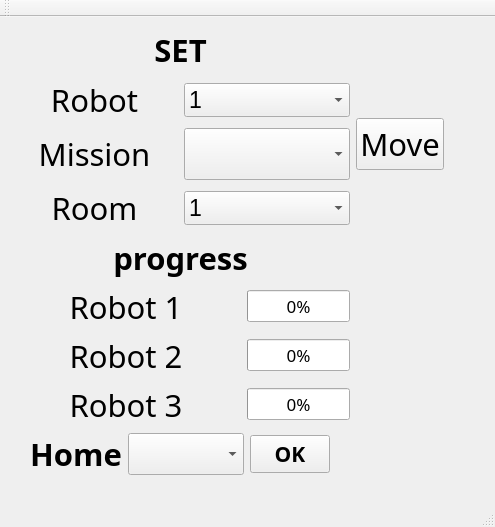
<?xml version="1.0" encoding="UTF-8"?>
<ui version="4.0">
 <class>MainWindow</class>
 <widget class="QMainWindow" name="MainWindow">
  <property name="geometry">
   <rect>
    <x>0</x>
    <y>0</y>
    <width>495</width>
    <height>527</height>
   </rect>
  </property>
  <property name="windowTitle">
   <string>MainWindow</string>
  </property>
  <widget class="QWidget" name="centralWidget">
   <widget class="QWidget" name="horizontalLayoutWidget_8">
    <property name="geometry">
     <rect>
      <x>0</x>
      <y>0</y>
      <width>455</width>
      <height>470</height>
     </rect>
    </property>
    <layout class="QHBoxLayout" name="horizontalLayout_8">
     <item>
      <layout class="QVBoxLayout" name="verticalLayout">
       <item>
        <spacer name="verticalSpacer_3">
         <property name="orientation">
          <enum>Qt::Vertical</enum>
         </property>
         <property name="sizeHint" stdset="0">
          <size>
           <width>20</width>
           <height>40</height>
          </size>
         </property>
        </spacer>
       </item>
       <item>
        <widget class="QLabel" name="label_8">
         <property name="font">
          <font>
           <family>Monotype Corsiva</family>
           <pointsize>23</pointsize>
           <weight>75</weight>
           <bold>true</bold>
           <underline>false</underline>
           <strikeout>false</strikeout>
          </font>
         </property>
         <property name="lineWidth">
          <number>11</number>
         </property>
         <property name="text">
          <string>SET</string>
         </property>
         <property name="alignment">
          <set>Qt::AlignCenter</set>
         </property>
        </widget>
       </item>
       <item>
        <layout class="QHBoxLayout" name="horizontalLayout">
         <item>
          <widget class="QLabel" name="label">
           <property name="font">
            <font>
             <family>Monotype Corsiva</family>
             <pointsize>23</pointsize>
             <weight>50</weight>
             <bold>false</bold>
             <underline>false</underline>
             <strikeout>false</strikeout>
            </font>
           </property>
           <property name="lineWidth">
            <number>11</number>
           </property>
           <property name="text">
            <string>Robot</string>
           </property>
           <property name="alignment">
            <set>Qt::AlignCenter</set>
           </property>
          </widget>
         </item>
         <item>
          <widget class="QComboBox" name="RobotComboBox">
           <property name="font">
            <font>
             <pointsize>17</pointsize>
            </font>
           </property>
           <property name="cursor">
            <cursorShape>PointingHandCursor</cursorShape>
           </property>
           <item>
            <property name="text">
             <string>1</string>
            </property>
           </item>
           <item>
            <property name="text">
             <string>2</string>
            </property>
           </item>
           <item>
            <property name="text">
             <string>3</string>
            </property>
           </item>
          </widget>
         </item>
        </layout>
       </item>
       <item>
        <layout class="QHBoxLayout" name="horizontalLayout_2">
         <item>
          <widget class="QLabel" name="label_2">
           <property name="font">
            <font>
             <family>Monotype Corsiva</family>
             <pointsize>23</pointsize>
             <weight>50</weight>
             <bold>false</bold>
             <underline>false</underline>
             <strikeout>false</strikeout>
            </font>
           </property>
           <property name="lineWidth">
            <number>11</number>
           </property>
           <property name="text">
            <string>Mission</string>
           </property>
           <property name="alignment">
            <set>Qt::AlignCenter</set>
           </property>
          </widget>
         </item>
         <item>
          <widget class="QComboBox" name="MissonComboBox">
           <property name="font">
            <font>
             <family>Monotype Corsiva</family>
             <pointsize>23</pointsize>
            </font>
           </property>
           <property name="cursor">
            <cursorShape>PointingHandCursor</cursorShape>
           </property>
           <item>
            <property name="text">
             <string/>
            </property>
           </item>
           <item>
            <property name="text">
             <string>Food</string>
            </property>
           </item>
           <item>
            <property name="text">
             <string>Medicine</string>
            </property>
           </item>
           <item>
            <property name="text">
             <string>Report</string>
            </property>
           </item>
          </widget>
         </item>
        </layout>
       </item>
       <item>
        <layout class="QHBoxLayout" name="horizontalLayout_3">
         <item>
          <widget class="QLabel" name="label_3">
           <property name="font">
            <font>
             <family>Monotype Corsiva</family>
             <pointsize>23</pointsize>
             <weight>50</weight>
             <bold>false</bold>
             <underline>false</underline>
             <strikeout>false</strikeout>
            </font>
           </property>
           <property name="lineWidth">
            <number>11</number>
           </property>
           <property name="text">
            <string>Room</string>
           </property>
           <property name="alignment">
            <set>Qt::AlignCenter</set>
           </property>
          </widget>
         </item>
         <item>
          <widget class="QComboBox" name="RoomComboBox">
           <property name="font">
            <font>
             <family>MS Shell Dlg 2</family>
             <pointsize>17</pointsize>
             <strikeout>false</strikeout>
             <kerning>false</kerning>
            </font>
           </property>
           <property name="cursor">
            <cursorShape>PointingHandCursor</cursorShape>
           </property>
           <property name="contextMenuPolicy">
            <enum>Qt::CustomContextMenu</enum>
           </property>
           <item>
            <property name="text">
             <string>1</string>
            </property>
           </item>
           <item>
            <property name="text">
             <string>2</string>
            </property>
           </item>
           <item>
            <property name="text">
             <string>3</string>
            </property>
           </item>
           <item>
            <property name="text">
             <string>4</string>
            </property>
           </item>
           <item>
            <property name="text">
             <string>5</string>
            </property>
           </item>
           <item>
            <property name="text">
             <string>6</string>
            </property>
           </item>
           <item>
            <property name="text">
             <string>7</string>
            </property>
           </item>
           <item>
            <property name="text">
             <string>8</string>
            </property>
           </item>
           <item>
            <property name="text">
             <string>9</string>
            </property>
           </item>
          </widget>
         </item>
        </layout>
       </item>
       <item>
        <spacer name="verticalSpacer_2">
         <property name="orientation">
          <enum>Qt::Vertical</enum>
         </property>
         <property name="sizeHint" stdset="0">
          <size>
           <width>20</width>
           <height>40</height>
          </size>
         </property>
        </spacer>
       </item>
       <item>
        <spacer name="verticalSpacer_13">
         <property name="orientation">
          <enum>Qt::Vertical</enum>
         </property>
         <property name="sizeHint" stdset="0">
          <size>
           <width>20</width>
           <height>40</height>
          </size>
         </property>
        </spacer>
       </item>
       <item>
        <spacer name="verticalSpacer">
         <property name="orientation">
          <enum>Qt::Vertical</enum>
         </property>
         <property name="sizeHint" stdset="0">
          <size>
           <width>20</width>
           <height>40</height>
          </size>
         </property>
        </spacer>
       </item>
       <item>
        <layout class="QVBoxLayout" name="verticalLayout_3">
         <item>
          <widget class="QLabel" name="label_4">
           <property name="font">
            <font>
             <family>Monotype Corsiva</family>
             <pointsize>23</pointsize>
             <weight>75</weight>
             <bold>true</bold>
             <underline>false</underline>
             <strikeout>false</strikeout>
            </font>
           </property>
           <property name="lineWidth">
            <number>11</number>
           </property>
           <property name="text">
            <string>progress</string>
           </property>
           <property name="alignment">
            <set>Qt::AlignCenter</set>
           </property>
          </widget>
         </item>
         <item>
          <layout class="QHBoxLayout" name="horizontalLayout_4">
           <item>
            <widget class="QLabel" name="label_5">
             <property name="font">
              <font>
               <family>Monotype Corsiva</family>
               <pointsize>23</pointsize>
               <weight>50</weight>
               <bold>false</bold>
               <underline>false</underline>
               <strikeout>false</strikeout>
              </font>
             </property>
             <property name="lineWidth">
              <number>11</number>
             </property>
             <property name="text">
              <string>Robot 1</string>
             </property>
             <property name="alignment">
              <set>Qt::AlignCenter</set>
             </property>
            </widget>
           </item>
           <item>
            <widget class="QProgressBar" name="R1ProgressBar">
             <property name="sizePolicy">
              <sizepolicy hsizetype="Maximum" vsizetype="Fixed">
               <horstretch>0</horstretch>
               <verstretch>0</verstretch>
              </sizepolicy>
             </property>
             <property name="font">
              <font>
               <family>Monotype Corsiva</family>
               <pointsize>13</pointsize>
               <weight>50</weight>
               <bold>false</bold>
              </font>
             </property>
             <property name="value">
              <number>0</number>
             </property>
            </widget>
           </item>
          </layout>
         </item>
         <item>
          <layout class="QHBoxLayout" name="horizontalLayout_5">
           <item>
            <widget class="QLabel" name="label_6">
             <property name="font">
              <font>
               <family>Monotype Corsiva</family>
               <pointsize>23</pointsize>
               <weight>50</weight>
               <bold>false</bold>
               <underline>false</underline>
               <strikeout>false</strikeout>
              </font>
             </property>
             <property name="lineWidth">
              <number>11</number>
             </property>
             <property name="text">
              <string>Robot 2</string>
             </property>
             <property name="alignment">
              <set>Qt::AlignCenter</set>
             </property>
            </widget>
           </item>
           <item>
            <widget class="QProgressBar" name="R2ProgressBar">
             <property name="sizePolicy">
              <sizepolicy hsizetype="Maximum" vsizetype="Fixed">
               <horstretch>0</horstretch>
               <verstretch>0</verstretch>
              </sizepolicy>
             </property>
             <property name="maximumSize">
              <size>
               <width>16777215</width>
               <height>16777215</height>
              </size>
             </property>
             <property name="font">
              <font>
               <family>Monotype Corsiva</family>
               <pointsize>13</pointsize>
               <weight>50</weight>
               <bold>false</bold>
              </font>
             </property>
             <property name="value">
              <number>0</number>
             </property>
            </widget>
           </item>
          </layout>
         </item>
         <item>
          <layout class="QHBoxLayout" name="horizontalLayout_6">
           <item>
            <widget class="QLabel" name="label_7">
             <property name="font">
              <font>
               <family>Monotype Corsiva</family>
               <pointsize>23</pointsize>
               <weight>50</weight>
               <bold>false</bold>
               <underline>false</underline>
               <strikeout>false</strikeout>
              </font>
             </property>
             <property name="lineWidth">
              <number>11</number>
             </property>
             <property name="text">
              <string>Robot 3</string>
             </property>
             <property name="alignment">
              <set>Qt::AlignCenter</set>
             </property>
            </widget>
           </item>
           <item>
            <widget class="QProgressBar" name="R3ProgressBar">
             <property name="sizePolicy">
              <sizepolicy hsizetype="Maximum" vsizetype="Fixed">
               <horstretch>0</horstretch>
               <verstretch>0</verstretch>
              </sizepolicy>
             </property>
             <property name="font">
              <font>
               <family>Monotype Corsiva</family>
               <pointsize>13</pointsize>
               <weight>50</weight>
               <bold>false</bold>
              </font>
             </property>
             <property name="value">
              <number>0</number>
             </property>
             <property name="format">
              <string>%p%</string>
             </property>
            </widget>
           </item>
          </layout>
         </item>
        </layout>
       </item>
       <item>
        <spacer name="verticalSpacer_12">
         <property name="orientation">
          <enum>Qt::Vertical</enum>
         </property>
         <property name="sizeHint" stdset="0">
          <size>
           <width>20</width>
           <height>40</height>
          </size>
         </property>
        </spacer>
       </item>
       <item>
        <spacer name="verticalSpacer_11">
         <property name="orientation">
          <enum>Qt::Vertical</enum>
         </property>
         <property name="sizeHint" stdset="0">
          <size>
           <width>20</width>
           <height>40</height>
          </size>
         </property>
        </spacer>
       </item>
       <item>
        <layout class="QHBoxLayout" name="horizontalLayout_7">
         <item>
          <spacer name="horizontalSpacer">
           <property name="orientation">
            <enum>Qt::Horizontal</enum>
           </property>
           <property name="sizeHint" stdset="0">
            <size>
             <width>40</width>
             <height>20</height>
            </size>
           </property>
          </spacer>
         </item>
         <item>
          <widget class="QLabel" name="label_9">
           <property name="font">
            <font>
             <family>Monotype Corsiva</family>
             <pointsize>23</pointsize>
             <weight>75</weight>
             <bold>true</bold>
             <underline>false</underline>
             <strikeout>false</strikeout>
            </font>
           </property>
           <property name="lineWidth">
            <number>11</number>
           </property>
           <property name="text">
            <string>Home</string>
           </property>
           <property name="alignment">
            <set>Qt::AlignCenter</set>
           </property>
          </widget>
         </item>
         <item>
          <widget class="QComboBox" name="HomeComboBox">
           <property name="font">
            <font>
             <family>Monotype Corsiva</family>
             <pointsize>18</pointsize>
             <strikeout>false</strikeout>
             <kerning>false</kerning>
            </font>
           </property>
           <property name="cursor">
            <cursorShape>PointingHandCursor</cursorShape>
           </property>
           <property name="contextMenuPolicy">
            <enum>Qt::CustomContextMenu</enum>
           </property>
           <item>
            <property name="text">
             <string/>
            </property>
           </item>
           <item>
            <property name="text">
             <string>All</string>
            </property>
           </item>
           <item>
            <property name="text">
             <string>Robot 1</string>
            </property>
           </item>
           <item>
            <property name="text">
             <string>Robot 2</string>
            </property>
           </item>
           <item>
            <property name="text">
             <string>Robot 3</string>
            </property>
           </item>
          </widget>
         </item>
         <item>
          <widget class="QPushButton" name="HomePushButton">
           <property name="font">
            <font>
             <family>Monotype Corsiva</family>
             <pointsize>16</pointsize>
             <weight>75</weight>
             <bold>true</bold>
            </font>
           </property>
           <property name="cursor">
            <cursorShape>PointingHandCursor</cursorShape>
           </property>
           <property name="text">
            <string>OK</string>
           </property>
          </widget>
         </item>
         <item>
          <spacer name="horizontalSpacer_2">
           <property name="orientation">
            <enum>Qt::Horizontal</enum>
           </property>
           <property name="sizeHint" stdset="0">
            <size>
             <width>40</width>
             <height>20</height>
            </size>
           </property>
          </spacer>
         </item>
        </layout>
       </item>
       <item>
        <spacer name="verticalSpacer_5">
         <property name="orientation">
          <enum>Qt::Vertical</enum>
         </property>
         <property name="sizeHint" stdset="0">
          <size>
           <width>20</width>
           <height>40</height>
          </size>
         </property>
        </spacer>
       </item>
       <item>
        <spacer name="verticalSpacer_6">
         <property name="orientation">
          <enum>Qt::Vertical</enum>
         </property>
         <property name="sizeHint" stdset="0">
          <size>
           <width>20</width>
           <height>40</height>
          </size>
         </property>
        </spacer>
       </item>
       <item>
        <spacer name="verticalSpacer_4">
         <property name="orientation">
          <enum>Qt::Vertical</enum>
         </property>
         <property name="sizeHint" stdset="0">
          <size>
           <width>20</width>
           <height>40</height>
          </size>
         </property>
        </spacer>
       </item>
      </layout>
     </item>
     <item>
      <layout class="QVBoxLayout" name="verticalLayout_4">
       <item>
        <spacer name="verticalSpacer_8">
         <property name="orientation">
          <enum>Qt::Vertical</enum>
         </property>
         <property name="sizeHint" stdset="0">
          <size>
           <width>20</width>
           <height>40</height>
          </size>
         </property>
        </spacer>
       </item>
       <item>
        <spacer name="verticalSpacer_15">
         <property name="orientation">
          <enum>Qt::Vertical</enum>
         </property>
         <property name="sizeHint" stdset="0">
          <size>
           <width>20</width>
           <height>40</height>
          </size>
         </property>
        </spacer>
       </item>
       <item>
        <spacer name="verticalSpacer_24">
         <property name="orientation">
          <enum>Qt::Vertical</enum>
         </property>
         <property name="sizeHint" stdset="0">
          <size>
           <width>20</width>
           <height>40</height>
          </size>
         </property>
        </spacer>
       </item>
       <item>
        <spacer name="verticalSpacer_28">
         <property name="orientation">
          <enum>Qt::Vertical</enum>
         </property>
         <property name="sizeHint" stdset="0">
          <size>
           <width>20</width>
           <height>40</height>
          </size>
         </property>
        </spacer>
       </item>
       <item>
        <spacer name="verticalSpacer_19">
         <property name="orientation">
          <enum>Qt::Vertical</enum>
         </property>
         <property name="sizeHint" stdset="0">
          <size>
           <width>20</width>
           <height>40</height>
          </size>
         </property>
        </spacer>
       </item>
       <item>
        <widget class="QPushButton" name="pushButton">
         <property name="font">
          <font>
           <family>Monotype Corsiva</family>
           <pointsize>23</pointsize>
          </font>
         </property>
         <property name="cursor">
          <cursorShape>PointingHandCursor</cursorShape>
         </property>
         <property name="text">
          <string>Move</string>
         </property>
        </widget>
       </item>
       <item>
        <spacer name="verticalSpacer_29">
         <property name="orientation">
          <enum>Qt::Vertical</enum>
         </property>
         <property name="sizeHint" stdset="0">
          <size>
           <width>20</width>
           <height>40</height>
          </size>
         </property>
        </spacer>
       </item>
       <item>
        <spacer name="verticalSpacer_30">
         <property name="orientation">
          <enum>Qt::Vertical</enum>
         </property>
         <property name="sizeHint" stdset="0">
          <size>
           <width>20</width>
           <height>40</height>
          </size>
         </property>
        </spacer>
       </item>
       <item>
        <spacer name="verticalSpacer_31">
         <property name="orientation">
          <enum>Qt::Vertical</enum>
         </property>
         <property name="sizeHint" stdset="0">
          <size>
           <width>20</width>
           <height>40</height>
          </size>
         </property>
        </spacer>
       </item>
       <item>
        <spacer name="verticalSpacer_7">
         <property name="orientation">
          <enum>Qt::Vertical</enum>
         </property>
         <property name="sizeHint" stdset="0">
          <size>
           <width>20</width>
           <height>40</height>
          </size>
         </property>
        </spacer>
       </item>
       <item>
        <spacer name="verticalSpacer_26">
         <property name="orientation">
          <enum>Qt::Vertical</enum>
         </property>
         <property name="sizeHint" stdset="0">
          <size>
           <width>20</width>
           <height>40</height>
          </size>
         </property>
        </spacer>
       </item>
       <item>
        <spacer name="verticalSpacer_27">
         <property name="orientation">
          <enum>Qt::Vertical</enum>
         </property>
         <property name="sizeHint" stdset="0">
          <size>
           <width>20</width>
           <height>40</height>
          </size>
         </property>
        </spacer>
       </item>
       <item>
        <spacer name="verticalSpacer_25">
         <property name="orientation">
          <enum>Qt::Vertical</enum>
         </property>
         <property name="sizeHint" stdset="0">
          <size>
           <width>20</width>
           <height>40</height>
          </size>
         </property>
        </spacer>
       </item>
       <item>
        <spacer name="verticalSpacer_23">
         <property name="orientation">
          <enum>Qt::Vertical</enum>
         </property>
         <property name="sizeHint" stdset="0">
          <size>
           <width>20</width>
           <height>40</height>
          </size>
         </property>
        </spacer>
       </item>
       <item>
        <spacer name="verticalSpacer_21">
         <property name="orientation">
          <enum>Qt::Vertical</enum>
         </property>
         <property name="sizeHint" stdset="0">
          <size>
           <width>20</width>
           <height>40</height>
          </size>
         </property>
        </spacer>
       </item>
       <item>
        <spacer name="verticalSpacer_20">
         <property name="orientation">
          <enum>Qt::Vertical</enum>
         </property>
         <property name="sizeHint" stdset="0">
          <size>
           <width>20</width>
           <height>40</height>
          </size>
         </property>
        </spacer>
       </item>
       <item>
        <spacer name="verticalSpacer_22">
         <property name="orientation">
          <enum>Qt::Vertical</enum>
         </property>
         <property name="sizeHint" stdset="0">
          <size>
           <width>20</width>
           <height>40</height>
          </size>
         </property>
        </spacer>
       </item>
       <item>
        <spacer name="verticalSpacer_18">
         <property name="orientation">
          <enum>Qt::Vertical</enum>
         </property>
         <property name="sizeHint" stdset="0">
          <size>
           <width>20</width>
           <height>40</height>
          </size>
         </property>
        </spacer>
       </item>
       <item>
        <spacer name="verticalSpacer_17">
         <property name="orientation">
          <enum>Qt::Vertical</enum>
         </property>
         <property name="sizeHint" stdset="0">
          <size>
           <width>20</width>
           <height>40</height>
          </size>
         </property>
        </spacer>
       </item>
       <item>
        <spacer name="verticalSpacer_16">
         <property name="orientation">
          <enum>Qt::Vertical</enum>
         </property>
         <property name="sizeHint" stdset="0">
          <size>
           <width>20</width>
           <height>40</height>
          </size>
         </property>
        </spacer>
       </item>
       <item>
        <spacer name="verticalSpacer_14">
         <property name="orientation">
          <enum>Qt::Vertical</enum>
         </property>
         <property name="sizeHint" stdset="0">
          <size>
           <width>20</width>
           <height>40</height>
          </size>
         </property>
        </spacer>
       </item>
       <item>
        <spacer name="verticalSpacer_9">
         <property name="orientation">
          <enum>Qt::Vertical</enum>
         </property>
         <property name="sizeHint" stdset="0">
          <size>
           <width>20</width>
           <height>40</height>
          </size>
         </property>
        </spacer>
       </item>
       <item>
        <spacer name="verticalSpacer_10">
         <property name="orientation">
          <enum>Qt::Vertical</enum>
         </property>
         <property name="sizeHint" stdset="0">
          <size>
           <width>20</width>
           <height>40</height>
          </size>
         </property>
        </spacer>
       </item>
      </layout>
     </item>
    </layout>
   </widget>
  </widget>
  <widget class="QMenuBar" name="menuBar">
   <property name="geometry">
    <rect>
     <x>0</x>
     <y>0</y>
     <width>495</width>
     <height>21</height>
    </rect>
   </property>
  </widget>
  <widget class="QToolBar" name="mainToolBar">
   <attribute name="toolBarArea">
    <enum>TopToolBarArea</enum>
   </attribute>
   <attribute name="toolBarBreak">
    <bool>false</bool>
   </attribute>
  </widget>
  <widget class="QStatusBar" name="statusBar"/>
 </widget>
 <layoutdefault spacing="6" margin="11"/>
 <resources/>
 <connections/>
</ui>
